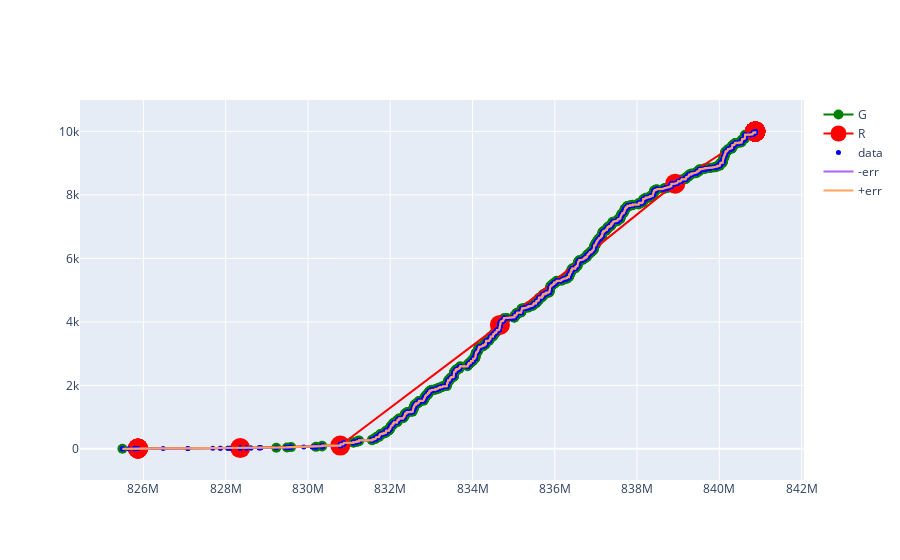

Notebook cell for this chart:
### Code cell
A=get_spline(data[:10000],5,6,[True,True])
